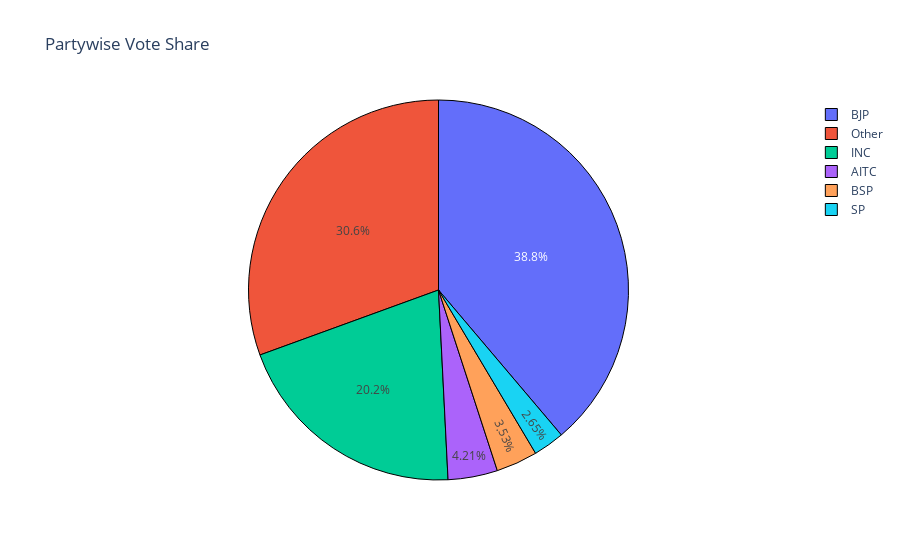

Notebook cell for this chart:
### Code cell
def vote_share(row):
    if row['PARTY'] not in vote_share_top5:
        return 'Other'
    else:
        return row['PARTY']
data['Party New'] = data.apply(vote_share,axis =1)
counts = data.groupby('Party New')['TOTAL\nVOTES'].sum(sort=True)
labels = counts.index
values = counts.values
pie = go.Pie(labels=labels, values=values, marker=dict(line=dict(color='#000000', width=1)))
layout = go.Layout(title='Partywise Vote Share')
fig = go.Figure(data=[pie], layout=layout)
py.iplot(fig)

### Figure 1 — Plotly figure (JSON) as saved in the notebook; plotly's stock layout.template omitted (floating-point values rounded to 4 significant figures)
{"data": [{"labels": ["AITC", "BJP", "BSP", "INC", "Other", "SP"], "marker": {"line": {"color": "#000000", "width": 1}}, "type": "pie", "values": [24832104, 228938556, 20808194, 119418722, 180238181, 15616282]}], "layout": {"title": {"text": "Partywise Vote Share"}}}
